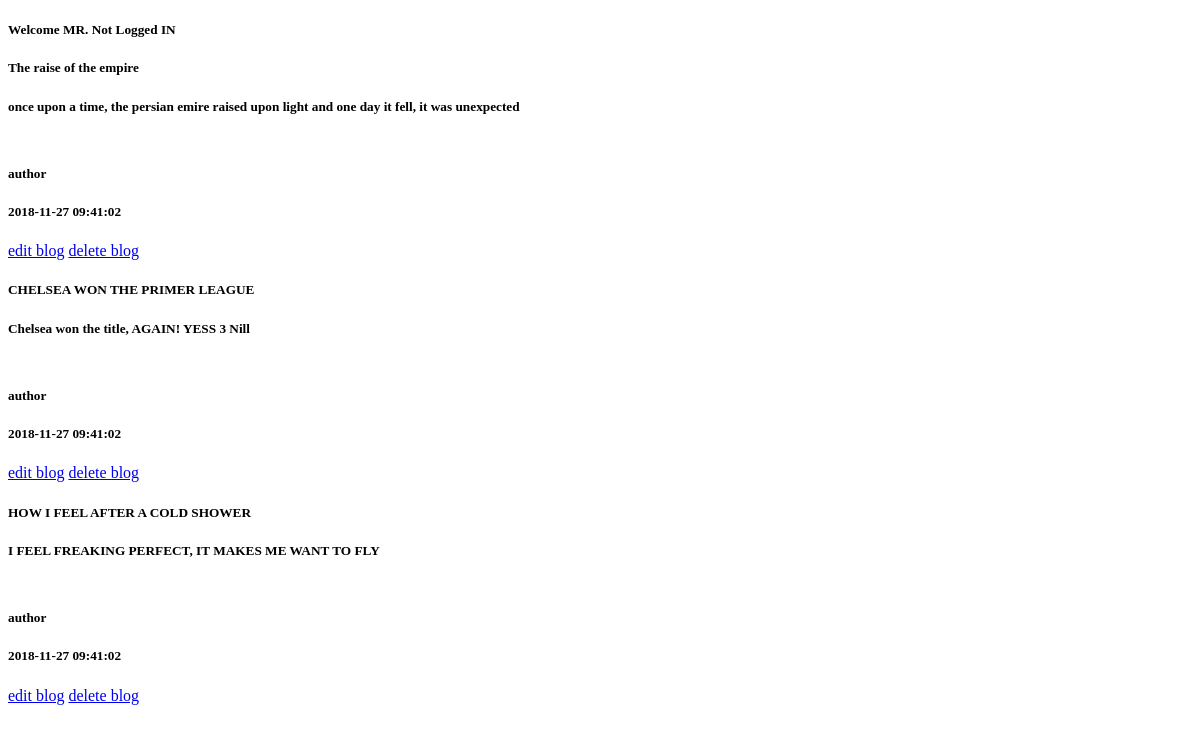
The app's page /blogs, older data.
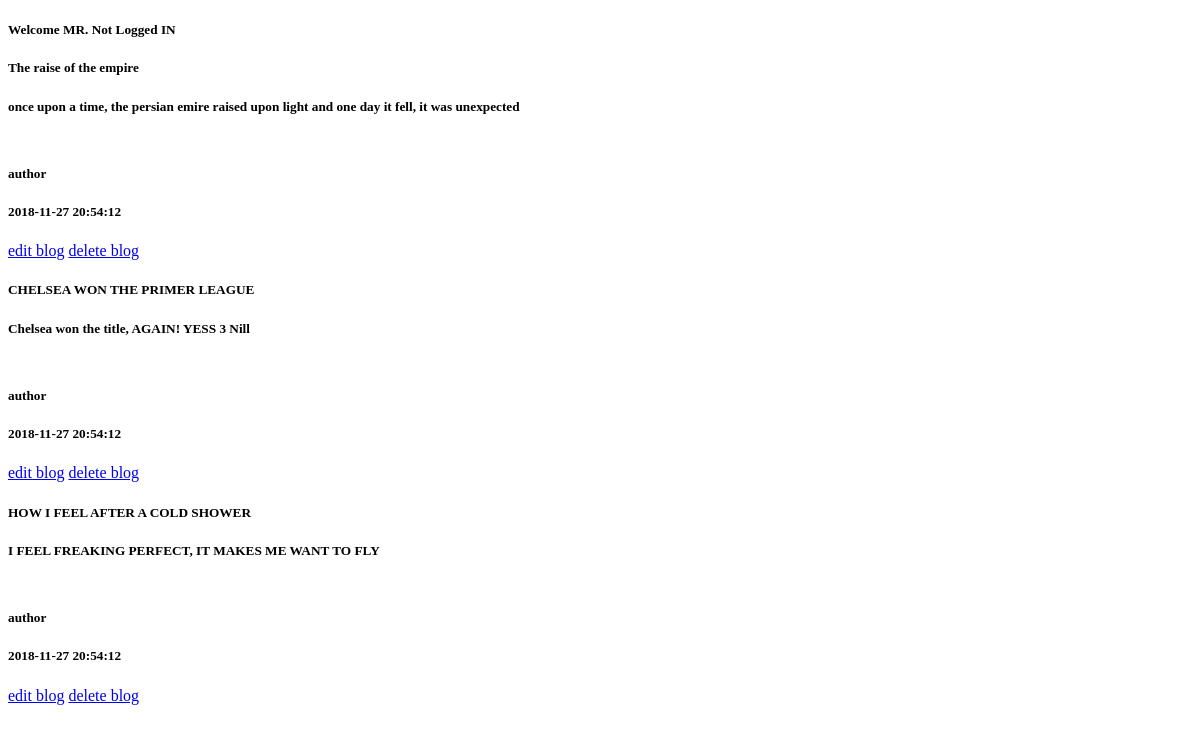
The same page, newer data.
### database_setup.py (models this page shows, shortened)
class Post(Base):
    __tablename__ = 'post'
    id = Column(Integer, primary_key=True)
    uid = Column(Integer, ForeignKey('user.id'))
    title = Column(String(250), nullable=False)
    content = Column(String(5000), nullable=False)
    type = Column(String(30))
    status = Column(String(30))
    time_created = Column(DateTime(timezone=True), server_default=func.now())
    time_updated = Column(DateTime(timezone=True), onupdate=func.now())
    user = relationship(User)

### application.py (the view)
@app.route('/')
@app.route('/blogs')
def main():
    log('200')
    posts = session.query(Post).all()
    username = 'Not Logged IN'
    if 'username' in login_session:
        username = login_session['username']
        email = login_session['email']
        user_id = login_session['id']
    return render_template('index.html', posts=posts, username=username)

### application.py (called while the page is built)
def log(response):
    ip = request.remote_addr
    url = request.url
    response = response
    new_log = Log(ip=ip, url=url, response=response)
    session.add(new_log)
    try:
        session.commit()
    except:
        session.rollback()
        raise

### templates/index.html (shortened to what this page needs)
<!DOCTYPE html>
<html>
  <head>
  </head>
  <body>
  <h5> Welcome MR. {{username}} </h5>
  {% for post in posts %}
  <h5> {{post.title}}  <h5>
  <p> {{post.content}} </p>
  <br>
  <h5> author <h5>
  <h5> {{post.time_created}} <h5>
  <a href="{{url_for('edit_blog', post_id = post.id)}}">edit blog</a>
  <a href="{{url_for('delete_blog', post_id = post.id)}}">delete blog </a>
  {% endfor %}
  </body>
</html>

Row changes from the older to the newer data that the page shows:
changed Post "The raise of the empire": time_created "2018-11-27 09:41:02" → "2018-11-27 20:54:12"
changed Post "CHELSEA WON THE PRIMER LEAGUE": time_created "2018-11-27 09:41:02" → "2018-11-27 20:54:12"
changed Post "HOW I FEEL AFTER A COLD SHOWER": time_created "2018-11-27 09:41:02" → "2018-11-27 20:54:12"
